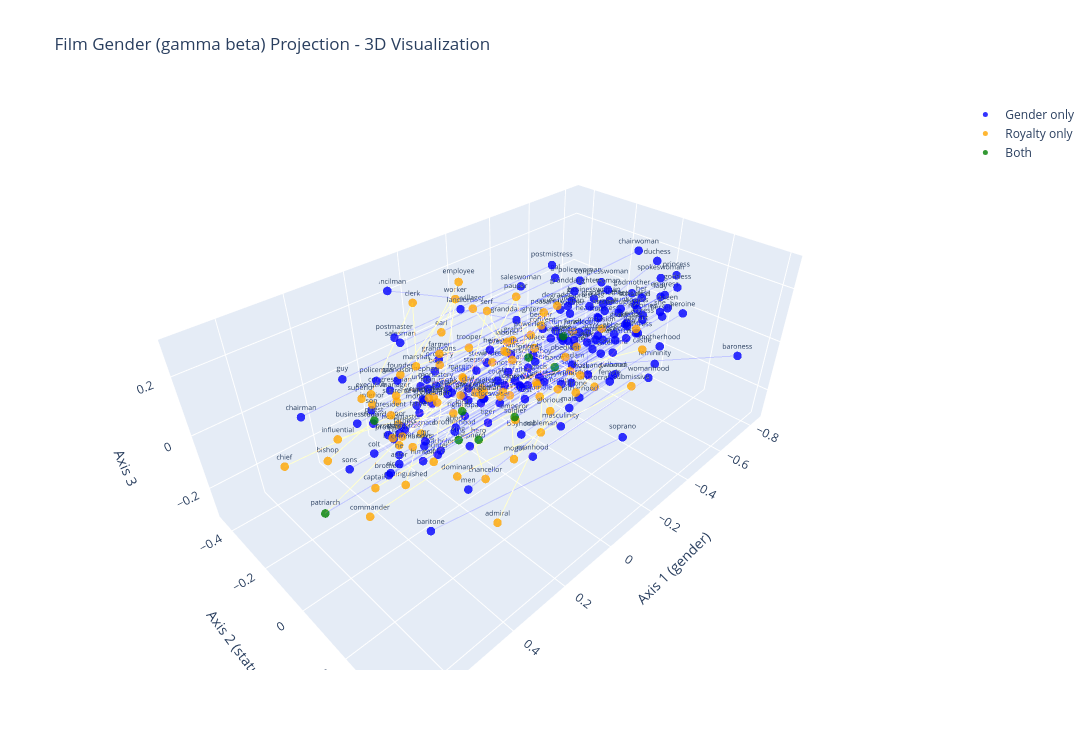
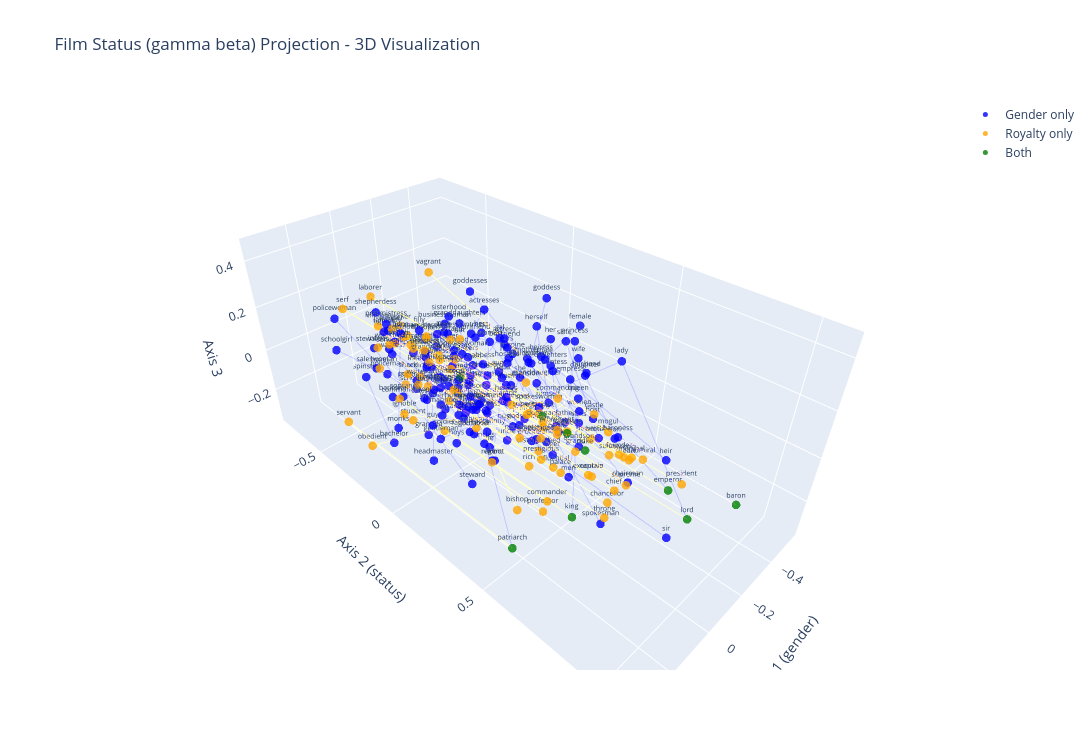

Here is the notebook cell these charts were saved with, in order:
### Markdown cell above
### Visualization 
FiLM — gender axis vs status axis

### Code cell
for axis_name, condition in [('gender', [1,0,0]), ('status', [0,1,0])]:
    visualize_3d_projection(
        gender_pairs=gender_clean, 
        royalty_pairs=royalty_clean,
        embeddings=embeddings, 
        projector=model,
        condition=condition,
        output_html=f'../results/film_gamma/film_gamma_{axis_name}_3d.html',
        title=f'Film {axis_name.capitalize()} (gamma beta) Projection - 3D Visualization'
    )
